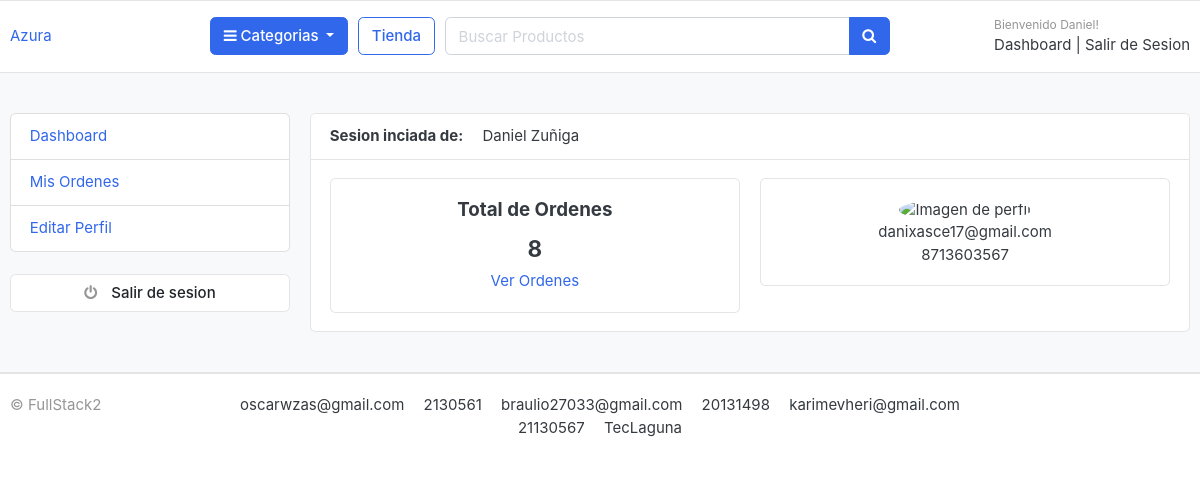
Screenshot of /accounts/dashboard/ (signed in) with the database file from the repository.
### accounts/models.py (models this page shows, shortened)
class Account(AbstractBaseUser):
    first_name = models.CharField(max_length=50)
    last_name = models.CharField(max_length=50)
    username = models.CharField(max_length=50, unique=True)
    email = models.CharField(max_length=100, unique=True)
    phone_number = models.CharField(max_length=50)
    date_joined = models.DateTimeField(auto_now_add=True)
    last_login = models.DateTimeField(auto_now_add=True)
    is_admin = models.BooleanField(default=False)
    is_staff = models.BooleanField(default=False)
    is_active = models.BooleanField(default=False)
    is_superadmin = models.BooleanField(default=False)
    USERNAME_FIELD = 'email'
    REQUIRED_FIELDS = ['username', 'first_name', 'last_name']
    objects = MyAccountManager()
    def full_name(self):
        return f'{self.first_name} {self.last_name}'

### accounts/views.py (the view)
# urls.py: path('dashboard/', views.dashboard, name='dashboard'),
@login_required(login_url='login')
def dashboard(request):
    orders = Order.objects.order_by('-created_at').filter(user_id=request.user.id, is_ordered=True)
    orders_count = orders.count
    context = {
        'orders_count': orders_count,
    }
    return render(request, 'accounts/dashboard.html', context)

### carts/context_processors.py (called while the page is built)
def counter(request):
    cart_count = 0
    try:
        cart = Cart.objects.filter(cart_id=_cart_id(request))
        if request.user.is_authenticated:
            cart_items = CartItem.objects.all().filter(user=request.user)
        else:
            cart_items = CartItem.objects.all().filter(cart=cart[:1])
        for cart_item in cart_items:
            cart_count += cart_item.quantity
    except Cart.DoesNotExist:
        cart_count = 0
    return dict(cart_count=cart_count)

### carts/views.py (called while the page is built)
def _cart_id(request):
    cart = request.session.session_key
    if not cart:
        cart = request.session.create()
    return cart

### category/context_processors.py (called while the page is built)
def menu_links(request):
    links = Category.objects.all()
    return dict(links=links)

### category/models.py (called while the page is built)
    def get_url(self):
            return reverse('products_by_category', args=[self.slug])

### templates/accounts/dashboard.html (shortened to what this page needs)
{%extends 'base.html'%}
{%block content%}
<section class="section-conten padding-y bg">
    <div class="container">
        <div class="row">
        {%include 'includes/dashboard_sidebar.html'%}
        <main class="col-md-9">
            <article class="card">
            <header class="card-header">
                <strong class="d-inline-block mr-3">Sesion inciada de: </strong>
                <span>{{user.full_name}}</span>
            </header>
            <div class="card-body">
                <div class="row">
                    <div class="col-md-6">
                        <div class="card" style="text-align:center;">
                            <div class="card-body">
                                <h5 class="card-title">Total de Ordenes</h5>
                                <h4>{{orders_count}}</h4>
                                <a href="">Ver Ordenes</a>
                            </div>
                        </div>
                    </div>
                    <div class="col-md-6">
                        <div class="card" style="text-align:center;">
                            <div class="card-body">
                                <img src="https://www.w3schools.com/w3images/avatar2.png" alt="Imagen de perfil" width="50" height="50" style="border-radius: 50%;">
                                <p class="mb-0">{{user.email}}</p>
                                <p>{{user.phone_number}}</p>
                            </div>
                        </div>
                    </div>
                </div>
            </div>
            </article>
        </main>
    </div>
    </div>
    </section>
{%endblock%}

### templates/includes/navbar.html (shortened to what this page needs)
{%load static%}
<header class="section-header">
    <section class="header-main border-bottom">
        <div class="container">
    <div class="row align-items-center">
        <div class="col-lg-2 col-md-3 col-6">
            <a href="{%url 'home'%}" class="brand-wrap">
                <span>Azura</span>
            </a>
        </div>
        <div class="col-lg col-sm col-md col-6 flex-grow-0">
            <div class="category-wrap dropdown d-inline-block float-right">
                <button type="button" class="btn btn-primary dropdown-toggle" data-toggle="dropdown">
                    <i class="fa fa-bars"></i> Categorias
                </button>
            </div>
        </div>
        <a href="{%url 'store'%}" class="btn btn-outline-primary">Tienda</a>
        <div class="col-lg  col-md-6 col-sm-12 col">
            <form action="{%url 'search'%}" class="search">
                <div class="input-group w-100">
                    <input type="text" class="form-control" style="width:60%;" placeholder="Buscar Productos" name="keyword">
                    <div class="input-group-append">
                      <button class="btn btn-primary" type="submit">
                        <i class="fa fa-search"></i>
                      </button>
                    </div>
                </div>
            </form>
        </div>
        <div class="col-lg-3 col-sm-6 col-8 order-2 order-lg-3">
                    <div class="d-flex justify-content-end mb-3 mb-lg-0">
                        {%if user.id is None%}
                        <div class="widget-header">
                            <small class="title text-muted">Bienvenido visitante!</small>
                            <div>
                                <a href="{%url 'login'%}">Login</a> <span class="dark-transp"> | </span>
                                <a href="{%url 'register'%}"> Registrar</a>
                            </div>
                        </div>
                        {%else%}
                        <div class="widget-header">
                            <small class="title text-muted">Bienvenido {{user.first_name}}!</small>
                            <div>
                                <a href="{%url 'dashboard'%}">Dashboard</a> <span class="dark-transp"> | </span>
                                <a href="{%url 'logout'%}"> Salir de Sesion</a>
                            </div>
                        </div>
                        {%endif%}
                    </div>
                </div>
    </div>
        </div>
    </section>
    </header>

### static/css/ui.css (style rules this page uses)
html { font-family: "Inter", sans-serif; font-size: 15px; }
.padding-y { padding-top: 40px; padding-bottom: 40px; }
article:after, .form-group:after { display: block; clear: both; content: ""; }
.bg { background-color: #f8f9fa; }
p:last-child { margin-bottom: 0; }
.header-main { position: relative; padding-top: 1rem; padding-bottom: 1rem; }
.widget-header { display: inline-block; vertical-align: middle; position: relative; }
.widget-header a { color: #343a40; }
.widget-header .title { display: block; }

### rows the page displays
Account: first_name "Daniel", full_name "Daniel Zuñiga", email "danixasce17@gmail.com", phone_number "8713603567"

### other values shown
{{ orders_count }} "8"
